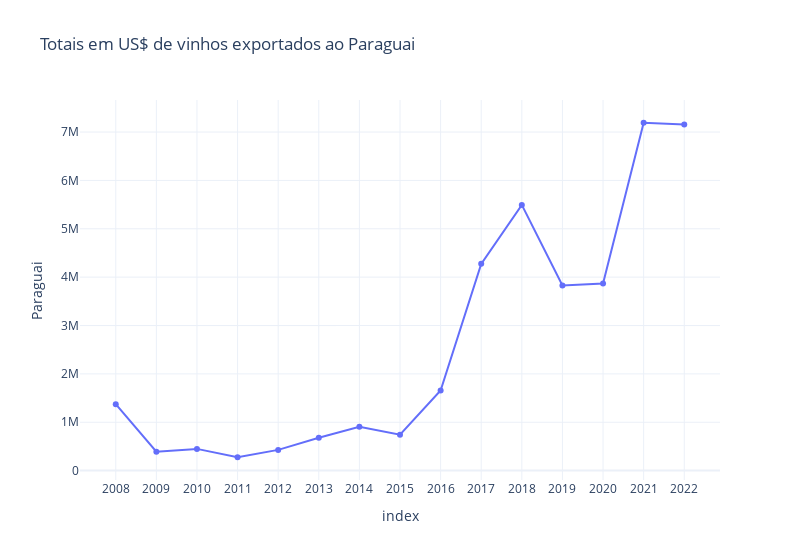

The notebook cell saved with this chart:
### Code cell
#Gráfico de linha Valor Paraguai
fig =px.line(df_valor,  x=df_valor.index, y='Paraguai',markers=True,template='plotly_white',
             title='Totais em US$ de vinhos exportados ao Paraguai',width = 800)
fig.show()

### Figure 1 — Plotly figure (JSON) as saved in the notebook; plotly's stock layout.template omitted (floating-point values rounded to 4 significant figures)
{"data": [{"hovertemplate": "index=%{x}<br>Paraguai=%{y}<extra></extra>", "legendgroup": "", "line": {"color": "#636efa", "dash": "solid"}, "marker": {"symbol": "circle"}, "mode": "lines+markers", "name": "", "orientation": "v", "showlegend": false, "type": "scatter", "x": ["2008", "2009", "2010", "2011", "2012", "2013", "2014", "2015", "2016", "2017", "2018", "2019", "2020", "2021", "2022"], "xaxis": "x", "y": [1374088, 392087, 449197, 276281, 428279, 680828, 908028, 741370, 1655417, 4274650, 5494321, 3826587, 3869243, 7192362, 7156293], "yaxis": "y"}], "layout": {"legend": {"tracegroupgap": 0}, "title": {"text": "Totais em US$ de vinhos exportados ao Paraguai"}, "width": 800, "xaxis": {"anchor": "y", "domain": [0, 1], "title": {"text": "index"}}, "yaxis": {"anchor": "x", "domain": [0, 1], "title": {"text": "Paraguai"}}}}
